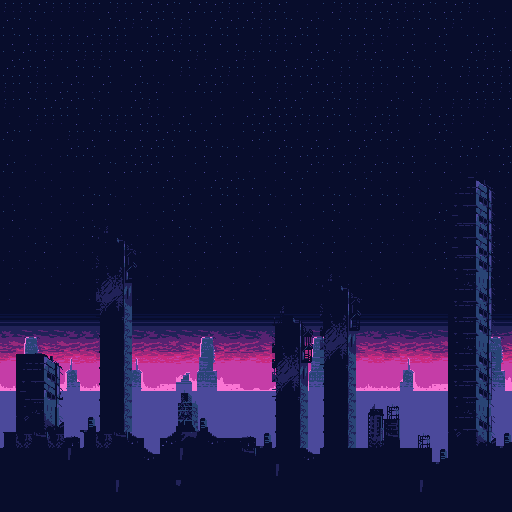

Tiled map render using the project's own tile images. Description and the whole map definition, tile-layer contents included, below:
An orthogonal 32x32 tile map with 16x16 px tiles, 2 tile layers (BG2, BG1).

<map version="1.9" tiledversion="1.9.2" orientation="orthogonal" renderorder="left-down" width="32" height="32" tilewidth="16" tileheight="16" infinite="0" nextlayerid="4" nextobjectid="3">
 <properties>
  <property name="name" value="Skyscraper" />
 </properties>
 <tileset firstgid="1" name="Synthscraper" tilewidth="16" tileheight="16" tilecount="112" columns="8">
  <image source="../char/16x16/synthscraper.png" width="128" height="224" />
 </tileset>
 <layer id="2" name="BG2" width="32" height="32">
  <data encoding="csv">
72,72,70,72,72,72,71,72,71,70,70,71,70,70,72,71,72,70,79,80,71,72,72,70,70,72,70,71,70,72,79,79,
70,71,80,80,79,80,71,70,72,70,71,72,41,70,70,70,72,71,71,70,80,71,71,71,72,70,71,71,72,79,71,79,
71,71,72,72,72,70,72,72,79,70,70,72,71,71,71,41,72,72,70,71,41,72,71,72,80,71,79,70,41,71,70,79,
71,70,71,72,71,72,72,71,71,71,71,71,72,79,71,72,71,71,79,70,70,80,72,70,79,70,79,71,41,70,72,71,
70,70,72,79,71,71,71,79,71,79,79,72,80,70,72,71,79,71,70,70,80,72,79,72,71,71,71,79,71,72,70,72,
72,71,72,71,70,80,70,79,70,71,80,79,70,70,80,71,79,72,80,70,70,72,72,72,80,71,41,72,79,71,70,72,
72,71,71,70,70,71,80,79,70,72,79,79,79,80,79,80,71,70,70,79,70,71,72,79,70,80,72,79,72,72,72,71,
79,80,72,72,71,79,72,72,71,70,80,70,79,70,79,70,70,70,70,72,70,71,80,70,72,79,71,70,72,79,80,80,
70,71,79,79,72,71,71,71,71,71,70,71,71,79,79,71,70,71,79,71,79,71,71,70,70,79,80,70,80,79,70,79,
79,79,79,80,70,70,79,80,70,70,71,79,71,71,71,80,80,70,71,70,70,79,70,79,80,71,79,80,71,70,79,70,
70,79,80,80,79,79,71,71,70,70,79,79,71,79,80,79,79,71,79,70,80,70,80,70,71,71,79,71,80,80,79,70,
79,79,80,80,79,79,79,80,79,79,70,80,80,70,70,71,79,80,71,79,79,79,71,80,80,79,80,79,80,80,80,79,
80,80,79,80,79,71,71,80,80,79,80,70,79,71,71,80,71,80,71,79,71,71,80,71,71,80,79,79,79,79,80,79,
71,79,79,80,80,80,79,79,79,80,71,79,79,80,79,80,80,79,80,79,71,80,79,79,79,80,80,70,80,80,80,79,
80,80,80,80,79,71,80,79,79,79,80,71,80,71,79,80,80,71,79,79,80,80,80,80,79,79,79,80,71,71,80,80,
79,79,71,80,80,80,80,80,80,80,80,80,71,80,71,79,79,79,71,80,71,79,79,71,80,80,80,71,80,80,71,80,
80,80,80,79,41,80,79,41,41,41,80,80,80,79,79,41,79,79,41,80,79,79,41,80,41,41,79,71,71,80,80,80,
79,79,41,80,79,41,79,79,41,80,80,80,80,41,79,79,80,41,41,80,41,80,79,80,79,79,41,41,41,80,80,80,
79,41,41,41,41,79,79,41,79,79,41,41,41,41,79,41,79,41,41,41,41,79,79,41,79,41,41,41,79,41,79,79,
81,81,81,81,81,81,81,81,81,81,81,81,81,81,81,81,81,81,81,81,81,81,81,81,81,81,81,81,81,81,81,81,
89,90,90,90,89,89,91,91,90,89,90,90,90,89,91,90,89,91,91,90,91,91,91,89,91,90,91,90,90,90,89,91,
99,87,88,99,97,97,98,98,97,97,99,98,87,88,97,97,98,97,98,87,88,97,98,97,98,97,97,99,97,97,87,88,
107,95,96,106,92,105,107,106,93,105,105,106,95,96,107,107,105,107,107,95,96,105,107,105,107,93,105,107,106,107,95,96,
74,103,104,74,100,74,74,74,101,74,74,85,103,104,74,74,74,74,74,103,104,74,74,74,74,101,74,74,74,85,103,104,
83,111,112,82,108,83,83,83,109,83,82,73,111,112,82,110,110,84,83,111,112,84,84,83,84,109,83,82,83,73,111,112,
73,73,73,73,73,73,73,73,73,73,73,73,73,73,73,73,73,73,73,73,73,73,73,73,73,73,73,73,73,73,73,73,
73,73,73,73,73,73,73,73,73,73,73,73,73,73,73,73,73,73,73,73,73,73,73,73,73,73,73,73,73,73,73,73,
73,73,73,73,73,73,73,73,73,73,73,73,73,73,73,73,73,73,73,73,73,73,73,73,73,73,73,73,73,73,73,73,
73,73,73,73,73,73,73,73,73,73,73,73,73,73,73,73,73,73,73,73,73,73,73,73,73,73,73,73,73,73,73,73,
73,73,73,73,73,73,73,73,73,73,73,73,73,73,73,73,73,73,73,73,73,73,73,73,73,73,73,73,73,73,73,73,
73,73,73,73,73,73,73,73,73,73,73,73,73,73,73,73,73,73,73,73,73,73,73,73,73,73,73,73,73,73,73,73,
73,73,73,73,73,73,73,73,73,73,73,73,73,73,73,73,73,73,73,73,73,73,73,73,73,73,73,73,73,73,73,73
</data>
 </layer>
 <layer id="1" name="BG1" width="32" height="32">
  <data encoding="csv">
0,0,0,0,0,0,0,0,0,0,0,0,0,0,0,0,0,0,0,0,0,0,0,0,0,0,0,0,0,0,0,0,
0,0,0,0,0,0,0,0,0,0,0,0,0,0,0,0,0,0,0,0,0,0,0,0,0,0,0,0,0,0,0,0,
0,0,0,0,0,0,0,0,0,0,0,0,0,0,0,0,0,0,0,0,0,0,0,0,0,0,0,0,0,0,0,0,
0,0,0,0,0,0,0,0,0,0,0,0,0,0,0,0,0,0,0,0,0,0,0,0,0,0,0,0,0,0,0,0,
0,0,0,0,0,0,0,0,0,0,0,0,0,0,0,0,0,0,0,0,0,0,0,0,0,0,0,0,0,0,0,0,
0,0,0,0,0,0,0,0,0,0,0,0,0,0,0,0,0,0,0,0,0,0,0,0,0,0,0,0,0,0,0,0,
0,0,0,0,0,0,0,0,0,0,0,0,0,0,0,0,0,0,0,0,0,0,0,0,0,0,0,0,0,0,0,0,
0,0,0,0,0,0,0,0,0,0,0,0,0,0,0,0,0,0,0,0,0,0,0,0,0,0,0,0,0,0,0,0,
0,0,0,0,0,0,0,0,0,0,0,0,0,0,0,0,0,0,0,0,0,0,0,0,0,0,0,0,0,0,0,0,
0,0,0,0,0,0,0,0,0,0,0,0,0,0,0,0,0,0,0,0,0,0,0,0,0,0,0,0,0,0,0,0,
0,0,0,0,0,0,0,0,0,0,0,0,0,0,0,0,0,0,0,0,0,0,0,0,0,0,0,0,0,0,0,0,
0,0,0,0,0,0,0,0,0,0,0,0,0,0,0,0,0,0,0,0,0,0,0,0,0,0,0,0,1,2,3,0,
0,0,0,0,0,0,0,0,0,0,0,0,0,0,0,0,0,0,0,0,0,0,0,0,0,0,0,0,9,10,11,0,
0,0,0,0,0,0,0,0,0,0,0,0,0,0,0,0,0,0,0,0,0,0,0,0,0,0,0,0,17,18,19,0,
0,0,0,0,0,0,4,5,0,0,0,0,0,0,0,0,0,0,0,0,0,0,0,0,0,0,0,0,9,10,11,0,
0,0,0,0,0,0,12,13,14,0,0,0,0,0,0,0,0,0,0,0,0,0,0,0,0,0,0,0,17,18,19,0,
0,0,0,0,0,0,20,21,22,0,0,0,0,0,0,0,0,0,0,0,0,0,0,0,0,0,0,0,9,10,11,0,
0,0,0,0,0,0,28,29,30,0,0,0,0,0,0,0,0,0,0,0,4,5,0,0,0,0,0,0,25,26,27,0,
0,0,0,0,0,0,36,37,38,0,0,0,0,0,0,0,0,0,0,0,12,13,14,0,0,0,0,0,9,10,11,0,
0,0,0,0,0,0,44,45,46,0,0,0,0,0,0,0,0,4,5,0,20,21,22,0,0,0,0,0,9,10,11,0,
0,0,0,0,0,0,52,53,54,0,0,0,0,0,0,0,0,12,13,14,28,29,30,0,0,0,0,0,9,10,11,0,
0,0,0,0,0,0,52,53,54,0,0,0,0,0,0,0,0,20,21,22,36,37,38,0,0,0,0,0,25,26,27,0,
0,62,2,3,0,0,52,53,54,0,0,0,0,0,0,0,0,28,29,30,44,45,46,0,0,0,0,0,9,10,11,0,
0,9,10,11,0,0,52,53,54,0,0,0,0,0,0,0,0,36,37,38,52,53,54,0,0,0,0,0,9,10,11,0,
0,17,18,19,0,0,52,53,54,0,0,47,0,0,0,0,0,44,45,46,52,53,54,0,0,0,0,0,9,10,11,0,
0,25,26,27,0,0,52,53,54,0,0,55,56,0,0,0,0,52,53,54,52,53,54,8,32,0,0,0,25,26,27,0,
0,33,34,35,0,59,52,53,54,0,0,63,64,0,0,0,0,52,53,54,52,53,54,16,40,0,0,0,9,10,11,0,
52,43,48,43,42,52,43,48,6,73,7,60,61,6,15,42,59,52,53,54,52,53,54,24,48,0,69,0,33,34,35,59,
41,41,41,41,51,41,41,41,41,6,41,51,41,41,41,48,41,41,41,6,41,41,41,41,41,41,41,59,41,41,41,41,
41,41,41,41,41,41,41,41,41,41,41,41,41,41,41,41,41,51,41,41,41,41,41,41,41,41,41,41,41,41,41,41,
41,41,41,41,41,41,41,51,41,41,41,61,41,41,41,41,41,41,41,41,41,41,41,41,41,41,51,41,41,41,41,41,
41,41,41,41,41,41,41,41,41,41,41,41,41,41,41,41,41,41,41,41,41,41,41,41,41,41,41,41,41,41,41,41
</data>
 </layer>
 <objectgroup id="3" name="Annotations" />
</map>